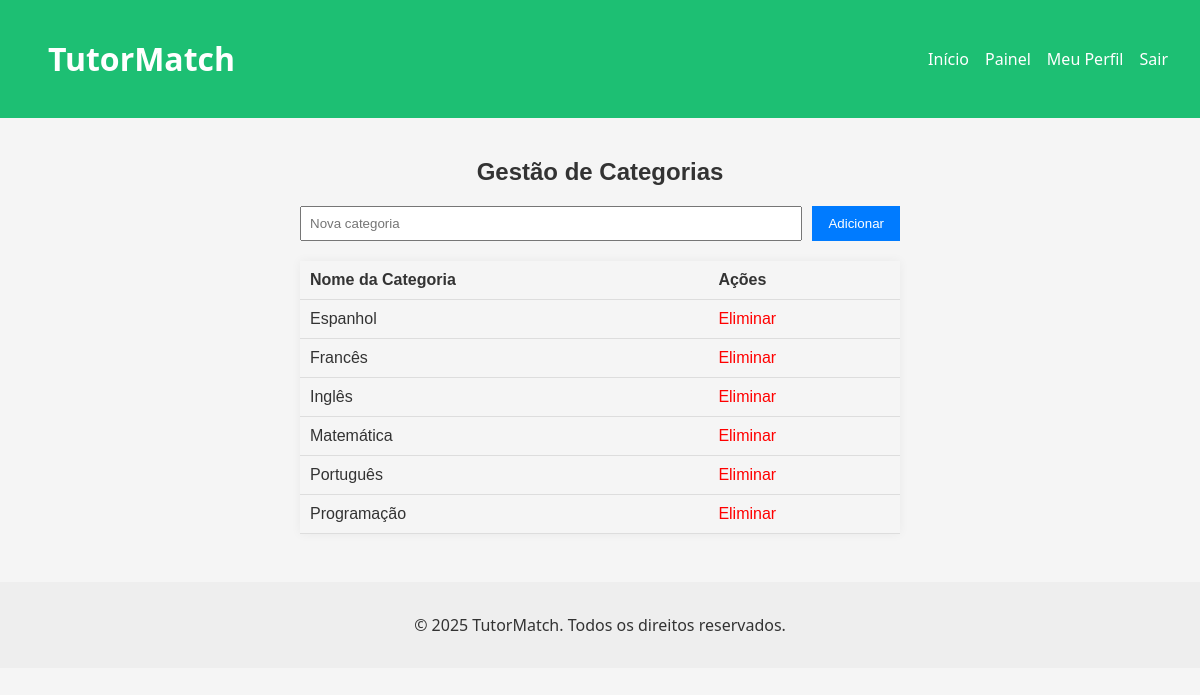
The app's page /pages/manage_categories.php (signed in) with its own data.
### tables this page shows
CREATE TABLE categories (
            id INTEGER PRIMARY KEY AUTOINCREMENT,
            name TEXT NOT NULL UNIQUE
        );

### pages/manage_categories.php (the view, shortened to what this page needs)
<?php
require_once '../database/db.php';
$stmt = $db->query("SELECT * FROM categories ORDER BY name ASC");
$categories = $stmt->fetchAll();
?>
<?php include_once '../includes/header.php'; ?>
<link rel="stylesheet" href="../css/admin.css">
<div class="category-container">
    <h2>Gestão de Categorias</h2>
    <form method="post" action="" class="category-form">
        <input type="text" name="name" placeholder="Nova categoria" required>
        <button type="submit">Adicionar</button>
    </form>
    <table class="category-table">
        <thead>
            <tr>
                <th>Nome da Categoria</th>
                <th>Ações</th>
            </tr>
        </thead>
        <tbody>
        <?php foreach ($categories as $category): ?>
            <tr>
                <td><?= htmlspecialchars($category['name']); ?></td>
                <td>
                    <a href="../actions/delete_category.php?id=<?= $category['id']; ?>" onclick="return confirm('Apagar esta categoria?');" class="delete-link">Eliminar</a>
                </td>
            </tr>
        <?php endforeach; ?>
        </tbody>
    </table>
</div>
<?php include_once '../includes/footer.php'; ?>

### css/main.css (style rules this page uses)
body { font-family: 'Segoe UI', sans-serif; margin: 0; background-color: #f5f5f5; color: #333; }

### css/admin.css (style rules this page uses)
.category-container { max-width: 600px; margin: 40px auto; font-family: Arial, sans-serif; }
h2 { text-align: center; margin-bottom: 20px; }
.category-form { display: flex; gap: 10px; margin-bottom: 20px; }
.category-form input[type="text"] { flex: 1; padding: 8px; }
.category-form button { padding: 8px 16px; background-color: #007bff; border: none; color: white; cursor: pointer; }
.category-table { width: 100%; border-collapse: collapse; box-shadow: 0 0 10px rgba(0,0,0,0.05); }
.category-table th, .category-table td { text-align: left; padding: 10px; border-bottom: 1px solid #ddd; }
.delete-link { color: red; text-decoration: none; }

### records on screen
categories: name "Espanhol"
categories: name "Francês"
categories: name "Inglês"
categories: name "Matemática"
categories: name "Português"
categories: name "Programação"
